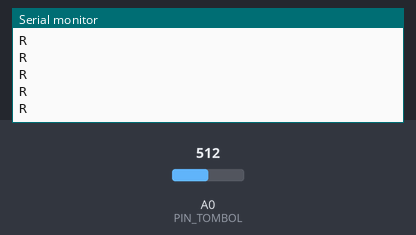
The sketch below on a simulated Arduino Uno, built with avr-gcc and run on an emulated ATmega328P. Shown: the last lines printed to the serial monitor. The test bench sets the inputs (shaded band); at power-on: A0 (PIN_TOMBOL) = 512.

Above: at 1.2 s.
1.3 s: A0 (PIN_TOMBOL) set to 480
At 2.3 s:
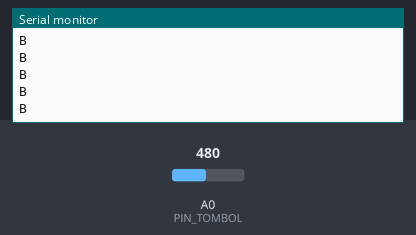
3.2 s: A0 (PIN_TOMBOL) set to 290
At 4.2 s:
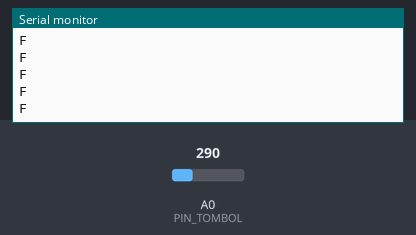
5.1 s: A0 (PIN_TOMBOL) set to 0
At 6.1 s:
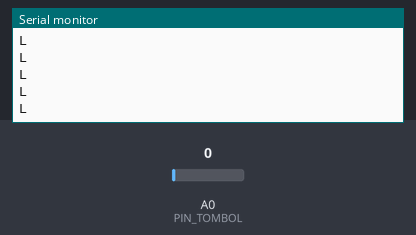

Measured:
- after the input at 1.3 s, the serial monitor: prints a new line at once (image 1)
- after the input at 3.2 s, the serial monitor: prints a new line after 0.07 s (image 2)
- after the input at 5.1 s, the serial monitor: prints a new line at once (image 3)

The sketch:

XBeeRC.ino
```cpp
// -----------------------------
// Sketsa untuk remote control
//    yang berfungsi sebagai
//    pengendali robot XBeeBot
// -----------------------------

const int PIN_TOMBOL = A0;

void setup()
{
  Serial.begin(9600);
}

void loop()
{
  // Baca sensor Keyes AD Key
  int nilaiPin = analogRead(PIN_TOMBOL);

  if (nilaiPin == 0)
  {
    // Tombol SW1 ditekan
    Serial.println('L');
    Serial.flush();
  }
  else if (nilaiPin <= 300)
  {
    // Tombol SW2 ditekan
    Serial.println('F');
    Serial.flush();
  }
  else if (nilaiPin <= 490)
  {
    // Tombol SW3 ditekan
    Serial.println('B');
  }
  else if (nilaiPin <= 700)
  {
    // Tombol SW4 ditekan
    Serial.println('R');
    Serial.flush();
  }
  else if (nilaiPin <= 990)
  {
    // Tombol SW5 ditekan
    Serial.println('S');
    Serial.flush();
  }
}
```
